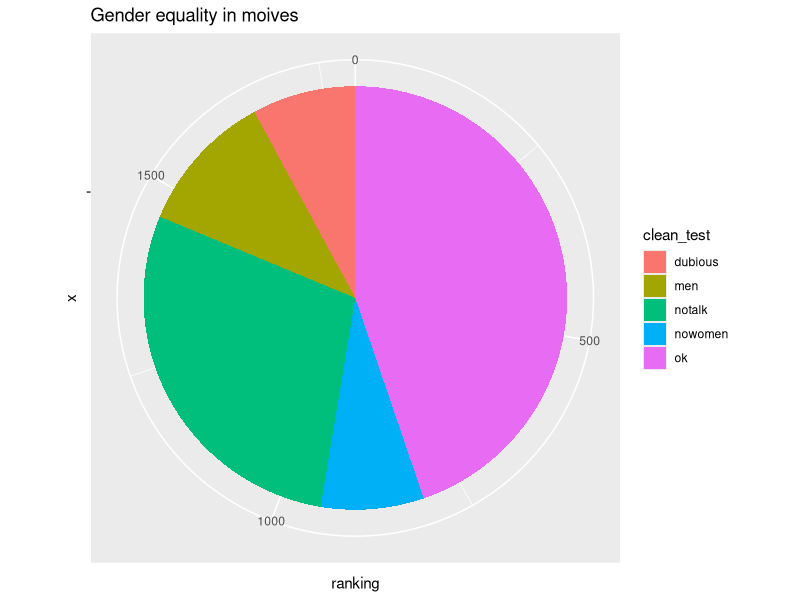

Reproduce this figure in R.

library("ggplot2")
library("dplyr")

movies <- read.csv("../data/movies.csv", stringsAsFactors = FALSE)
clean_test_ranking <- movies %>%
  group_by(clean_test) %>%
  count()

names(clean_test_ranking)[names(clean_test_ranking) == "n"] <- "ranking"
x <- ggplot(data =clean_test_ranking, aes(x = "", y = ranking, fill = clean_test)) + 
     geom_bar(stat = "identity") + 
     coord_polar("y")+ 
  ggtitle("Gender equality in moives")


